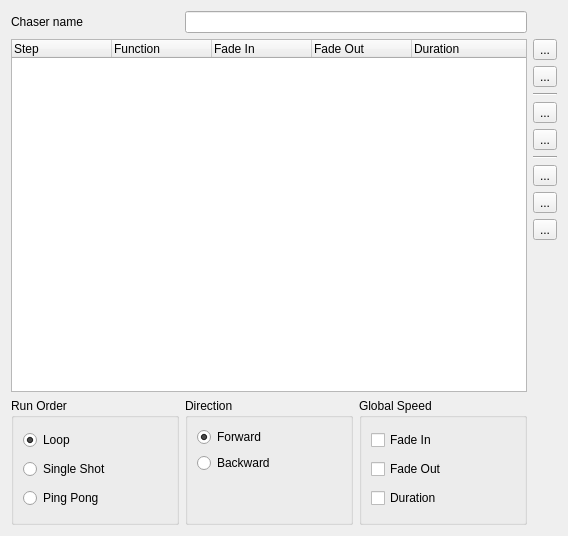
<?xml version="1.0" encoding="UTF-8"?>
<ui version="4.0">
 <class>ChaserEditor</class>
 <widget class="QWidget" name="ChaserEditor">
  <property name="geometry">
   <rect>
    <x>0</x>
    <y>0</y>
    <width>568</width>
    <height>536</height>
   </rect>
  </property>
  <property name="windowTitle">
   <string>Chaser editor</string>
  </property>
  <layout class="QGridLayout" name="gridLayout">
   <item row="0" column="0">
    <widget class="QLabel" name="m_nameLabel">
     <property name="sizePolicy">
      <sizepolicy hsizetype="Preferred" vsizetype="Preferred">
       <horstretch>0</horstretch>
       <verstretch>0</verstretch>
      </sizepolicy>
     </property>
     <property name="text">
      <string>Chaser name</string>
     </property>
    </widget>
   </item>
   <item row="0" column="1" colspan="2">
    <widget class="QLineEdit" name="m_nameEdit">
     <property name="sizePolicy">
      <sizepolicy hsizetype="Expanding" vsizetype="Fixed">
       <horstretch>0</horstretch>
       <verstretch>0</verstretch>
      </sizepolicy>
     </property>
     <property name="toolTip">
      <string>Name of the chaser being edited</string>
     </property>
    </widget>
   </item>
   <item row="1" column="0" rowspan="10" colspan="3">
    <widget class="QTreeWidget" name="m_tree">
     <property name="sizePolicy">
      <sizepolicy hsizetype="Expanding" vsizetype="Expanding">
       <horstretch>0</horstretch>
       <verstretch>1</verstretch>
      </sizepolicy>
     </property>
     <property name="alternatingRowColors">
      <bool>true</bool>
     </property>
     <property name="selectionMode">
      <enum>QAbstractItemView::ExtendedSelection</enum>
     </property>
     <property name="rootIsDecorated">
      <bool>false</bool>
     </property>
     <property name="itemsExpandable">
      <bool>false</bool>
     </property>
     <property name="allColumnsShowFocus">
      <bool>true</bool>
     </property>
     <property name="expandsOnDoubleClick">
      <bool>false</bool>
     </property>
     <column>
      <property name="text">
       <string>Step</string>
      </property>
     </column>
     <column>
      <property name="text">
       <string>Function</string>
      </property>
     </column>
     <column>
      <property name="text">
       <string>Fade In</string>
      </property>
     </column>
     <column>
      <property name="text">
       <string>Fade Out</string>
      </property>
     </column>
     <column>
      <property name="text">
       <string>Duration</string>
      </property>
     </column>
    </widget>
   </item>
   <item row="1" column="3">
    <widget class="QToolButton" name="m_add">
     <property name="toolTip">
      <string>Add step(s) to the current position</string>
     </property>
     <property name="text">
      <string notr="true">...</string>
     </property>
     <property name="icon">
      <iconset resource="qlcui.qrc">
       <normaloff>:/edit_add.png</normaloff>:/edit_add.png</iconset>
     </property>
     <property name="iconSize">
      <size>
       <width>32</width>
       <height>32</height>
      </size>
     </property>
    </widget>
   </item>
   <item row="2" column="3">
    <widget class="QToolButton" name="m_remove">
     <property name="toolTip">
      <string>Remove the selected step</string>
     </property>
     <property name="text">
      <string notr="true">...</string>
     </property>
     <property name="icon">
      <iconset resource="qlcui.qrc">
       <normaloff>:/edit_remove.png</normaloff>:/edit_remove.png</iconset>
     </property>
     <property name="iconSize">
      <size>
       <width>32</width>
       <height>32</height>
      </size>
     </property>
    </widget>
   </item>
   <item row="3" column="3">
    <widget class="Line" name="line">
     <property name="orientation">
      <enum>Qt::Horizontal</enum>
     </property>
    </widget>
   </item>
   <item row="4" column="3">
    <widget class="QToolButton" name="m_raise">
     <property name="toolTip">
      <string>Raise the selected step once</string>
     </property>
     <property name="text">
      <string notr="true">...</string>
     </property>
     <property name="icon">
      <iconset resource="qlcui.qrc">
       <normaloff>:/up.png</normaloff>:/up.png</iconset>
     </property>
     <property name="iconSize">
      <size>
       <width>32</width>
       <height>32</height>
      </size>
     </property>
    </widget>
   </item>
   <item row="5" column="3">
    <widget class="QToolButton" name="m_lower">
     <property name="toolTip">
      <string>Lower the selected step once</string>
     </property>
     <property name="text">
      <string notr="true">...</string>
     </property>
     <property name="icon">
      <iconset resource="qlcui.qrc">
       <normaloff>:/down.png</normaloff>:/down.png</iconset>
     </property>
     <property name="iconSize">
      <size>
       <width>32</width>
       <height>32</height>
      </size>
     </property>
    </widget>
   </item>
   <item row="6" column="3">
    <widget class="Line" name="line_2">
     <property name="orientation">
      <enum>Qt::Horizontal</enum>
     </property>
    </widget>
   </item>
   <item row="7" column="3">
    <widget class="QToolButton" name="m_cutButton">
     <property name="text">
      <string notr="true">...</string>
     </property>
     <property name="icon">
      <iconset resource="qlcui.qrc">
       <normaloff>:/editcut.png</normaloff>:/editcut.png</iconset>
     </property>
     <property name="iconSize">
      <size>
       <width>32</width>
       <height>32</height>
      </size>
     </property>
    </widget>
   </item>
   <item row="8" column="3">
    <widget class="QToolButton" name="m_copyButton">
     <property name="text">
      <string notr="true">...</string>
     </property>
     <property name="icon">
      <iconset resource="qlcui.qrc">
       <normaloff>:/editcopy.png</normaloff>:/editcopy.png</iconset>
     </property>
     <property name="iconSize">
      <size>
       <width>32</width>
       <height>32</height>
      </size>
     </property>
    </widget>
   </item>
   <item row="9" column="3">
    <widget class="QToolButton" name="m_pasteButton">
     <property name="text">
      <string notr="true">...</string>
     </property>
     <property name="icon">
      <iconset resource="qlcui.qrc">
       <normaloff>:/editpaste.png</normaloff>:/editpaste.png</iconset>
     </property>
     <property name="iconSize">
      <size>
       <width>32</width>
       <height>32</height>
      </size>
     </property>
    </widget>
   </item>
   <item row="10" column="3">
    <spacer>
     <property name="orientation">
      <enum>Qt::Vertical</enum>
     </property>
     <property name="sizeHint" stdset="0">
      <size>
       <width>20</width>
       <height>40</height>
      </size>
     </property>
    </spacer>
   </item>
   <item row="11" column="0">
    <widget class="QGroupBox" name="groupBox">
     <property name="title">
      <string>Run Order</string>
     </property>
     <layout class="QVBoxLayout" name="verticalLayout_2">
      <item>
       <widget class="QRadioButton" name="m_loop">
        <property name="toolTip">
         <string>Run through over and over again</string>
        </property>
        <property name="text">
         <string>Loop</string>
        </property>
        <property name="checked">
         <bool>true</bool>
        </property>
       </widget>
      </item>
      <item>
       <widget class="QRadioButton" name="m_singleShot">
        <property name="toolTip">
         <string>Run through once and stop</string>
        </property>
        <property name="text">
         <string>Single Shot</string>
        </property>
       </widget>
      </item>
      <item>
       <widget class="QRadioButton" name="m_pingPong">
        <property name="toolTip">
         <string>Switch direction at both ends</string>
        </property>
        <property name="text">
         <string>Ping Pong</string>
        </property>
       </widget>
      </item>
     </layout>
    </widget>
   </item>
   <item row="11" column="1">
    <widget class="QGroupBox" name="groupBox_2">
     <property name="title">
      <string>Direction</string>
     </property>
     <layout class="QVBoxLayout" name="verticalLayout_3">
      <item>
       <widget class="QRadioButton" name="m_forward">
        <property name="toolTip">
         <string>Start from the first step</string>
        </property>
        <property name="text">
         <string>Forward</string>
        </property>
        <property name="checked">
         <bool>true</bool>
        </property>
       </widget>
      </item>
      <item>
       <widget class="QRadioButton" name="m_backward">
        <property name="toolTip">
         <string>Start from the last step</string>
        </property>
        <property name="text">
         <string>Backward</string>
        </property>
       </widget>
      </item>
      <item>
       <spacer name="verticalSpacer">
        <property name="orientation">
         <enum>Qt::Vertical</enum>
        </property>
        <property name="sizeHint" stdset="0">
         <size>
          <width>20</width>
          <height>40</height>
         </size>
        </property>
       </spacer>
      </item>
     </layout>
    </widget>
   </item>
   <item row="11" column="2">
    <widget class="QGroupBox" name="m_busGroup">
     <property name="title">
      <string>Global Speed</string>
     </property>
     <layout class="QGridLayout" name="gridLayout_2">
      <item row="0" column="1">
       <widget class="QWidget" name="m_fadeInContainer" native="true"/>
      </item>
      <item row="1" column="1">
       <widget class="QWidget" name="m_fadeOutContainer" native="true"/>
      </item>
      <item row="2" column="1">
       <widget class="QWidget" name="m_durationContainer" native="true"/>
      </item>
      <item row="0" column="0">
       <widget class="QCheckBox" name="m_fadeInCheck">
        <property name="toolTip">
         <string>Use global fade in speed for all steps</string>
        </property>
        <property name="text">
         <string>Fade In</string>
        </property>
       </widget>
      </item>
      <item row="1" column="0">
       <widget class="QCheckBox" name="m_fadeOutCheck">
        <property name="toolTip">
         <string>Use global fade out speed for all steps</string>
        </property>
        <property name="text">
         <string>Fade Out</string>
        </property>
       </widget>
      </item>
      <item row="2" column="0">
       <widget class="QCheckBox" name="m_durationCheck">
        <property name="toolTip">
         <string>Use global duration for all steps (when applicable)</string>
        </property>
        <property name="text">
         <string>Duration</string>
        </property>
       </widget>
      </item>
     </layout>
    </widget>
   </item>
  </layout>
 </widget>
 <resources>
  <include location="qlcui.qrc"/>
 </resources>
 <connections/>
</ui>
